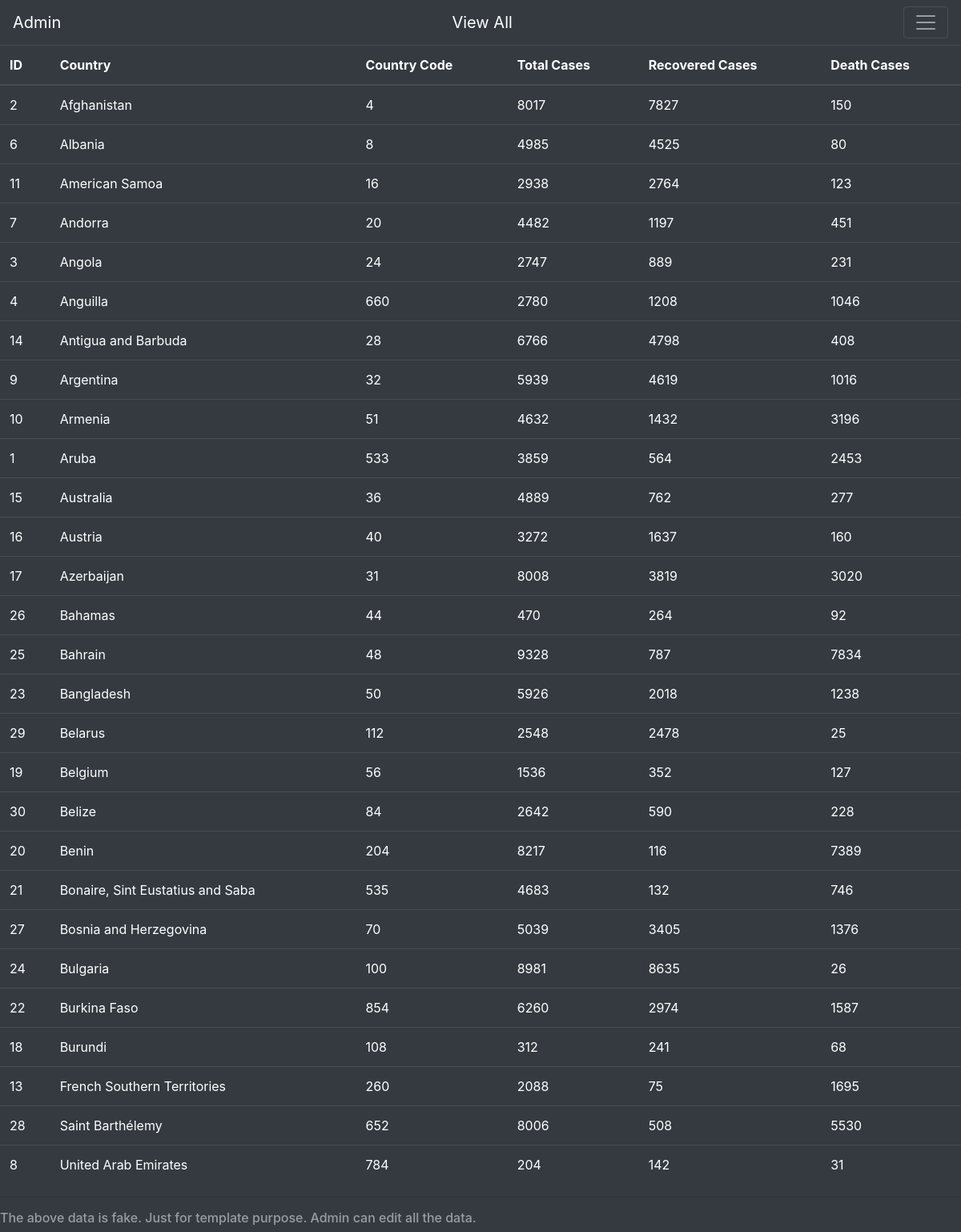
The page / on the database its author committed.
### basic/models.py (models this page shows, shortened)
class Country(models.Model):
    country=models.CharField(max_length=100,unique=True)
    countrycode=models.IntegerField()
    tcases=models.IntegerField()
    rcases=models.IntegerField()
    dcases=models.IntegerField()

### basic/views.py (the view, shortened to what this page needs)
# urls.py: path('',views.base.as_view(),name='base'),
class base(View):
    def get(self, request, *args, **kwargs):
        records=Country.objects.order_by('country')
        return render(request,'basic/index.html',{'records':records})

### templates/basic/index.html
{% extends 'basic/base.html' %}
{% block blockname %}
    {% if records %}
    <div class="table-responsive-lg">
        <table class="table table-dark">
            <thead>
                <th>ID</th>
                <th>Country</th>
                <th>Country Code</th>
                <th>Total Cases</th>
                <th>Recovered Cases</th>
                <th>Death Cases</th>
            </thead>
            {% for row in records %}
            <tr>
                <td>{{row.id}}</td>
                <td>{{row.country}}</td>
                <td>{{row.countrycode}}</td>
                <td>{{row.tcases}}</td>
                <td>{{row.rcases}}</td>
                <td>{{row.dcases}}</td>
            </tr>
            {% endfor %}
        </table>
    </div>
    {% else %}
    <h1 class="text-white">No records found</h1>
    {% endif %}
{% endblock blockname %}

### templates/basic/base.html (shortened to what this page needs)
<!DOCTYPE html>
<html lang="en">
<head>
    <link rel="stylesheet" href="https://stackpath.bootstrapcdn.com/bootstrap/4.5.2/css/bootstrap.min.css"
>
</head>
<body class="bg-dark">
<nav class="navbar navbar-dark bg-dark">
    <a class="navbar-brand" href="{% url 'admin:index' %}">Admin</a>
    <a class="navbar-brand" href="{% url 'base' %}">View All</a>
    <button class="navbar-toggler" type="button" data-toggle="collapse" data-target="#navbarToggleExternalContent"
        aria-controls="navbarToggleExternalContent" aria-expanded="false" aria-label="Toggle navigation">
        <span class="navbar-toggler-icon"></span>
    </button>
</nav>
{% block blockname %}
{% endblock blockname %}
<hr>
<h6 class="text-white-50">The above data is fake. Just for template purpose. Admin can edit all the data.</h6>
</body>
</html>

### rows shown on the page
Country: id "2", country "Afghanistan", countrycode "4", tcases "8017", rcases "7827", dcases "150"
Country: id "6", country "Albania", countrycode "8", tcases "4985", rcases "4525", dcases "80"
Country: id "11", country "American Samoa", countrycode "16", tcases "2938", rcases "2764", dcases "123"
Country: id "7", country "Andorra", countrycode "20", tcases "4482", rcases "1197", dcases "451"
Country: id "3", country "Angola", countrycode "24", tcases "2747", rcases "889", dcases "231"
Country: id "4", country "Anguilla", countrycode "660", tcases "2780", rcases "1208", dcases "1046"
Country: id "14", country "Antigua and Barbuda", countrycode "28", tcases "6766", rcases "4798", dcases "408"
Country: id "9", country "Argentina", countrycode "32", tcases "5939", rcases "4619", dcases "1016"
Country: id "10", country "Armenia", countrycode "51", tcases "4632", rcases "1432", dcases "3196"
Country: id "1", country "Aruba", countrycode "533", tcases "3859", rcases "564", dcases "2453"
Country: id "15", country "Australia", countrycode "36", tcases "4889", rcases "762", dcases "277"
Country: id "16", country "Austria", countrycode "40", tcases "3272", rcases "1637", dcases "160"
Country: id "17", country "Azerbaijan", countrycode "31", tcases "8008", rcases "3819", dcases "3020"
Country: id "26", country "Bahamas", countrycode "44", tcases "470", rcases "264", dcases "92"
Country: id "25", country "Bahrain", countrycode "48", tcases "9328", rcases "787", dcases "7834"
Country: id "23", country "Bangladesh", countrycode "50", tcases "5926", rcases "2018", dcases "1238"
Country: id "29", country "Belarus", countrycode "112", tcases "2548", rcases "2478", dcases "25"
Country: id "19", country "Belgium", countrycode "56", tcases "1536", rcases "352", dcases "127"
Country: id "30", country "Belize", countrycode "84", tcases "2642", rcases "590", dcases "228"
Country: id "20", country "Benin", countrycode "204", tcases "8217", rcases "116", dcases "7389"
Country: id "21", country "Bonaire, Sint Eustatius and Saba", countrycode "535", tcases "4683", rcases "132", dcases "746"
Country: id "27", country "Bosnia and Herzegovina", countrycode "70", tcases "5039", rcases "3405", dcases "1376"
Country: id "24", country "Bulgaria", countrycode "100", tcases "8981", rcases "8635", dcases "26"
Country: id "22", country "Burkina Faso", countrycode "854", tcases "6260", rcases "2974", dcases "1587"
Country: id "18", country "Burundi", countrycode "108", tcases "312", rcases "241", dcases "68"
Country: id "13", country "French Southern Territories", countrycode "260", tcases "2088", rcases "75", dcases "1695"
Country: id "28", country "Saint Barthélemy", countrycode "652", tcases "8006", rcases "508", dcases "5530"
Country: id "8", country "United Arab Emirates", countrycode "784", tcases "204", rcases "142", dcases "31"
